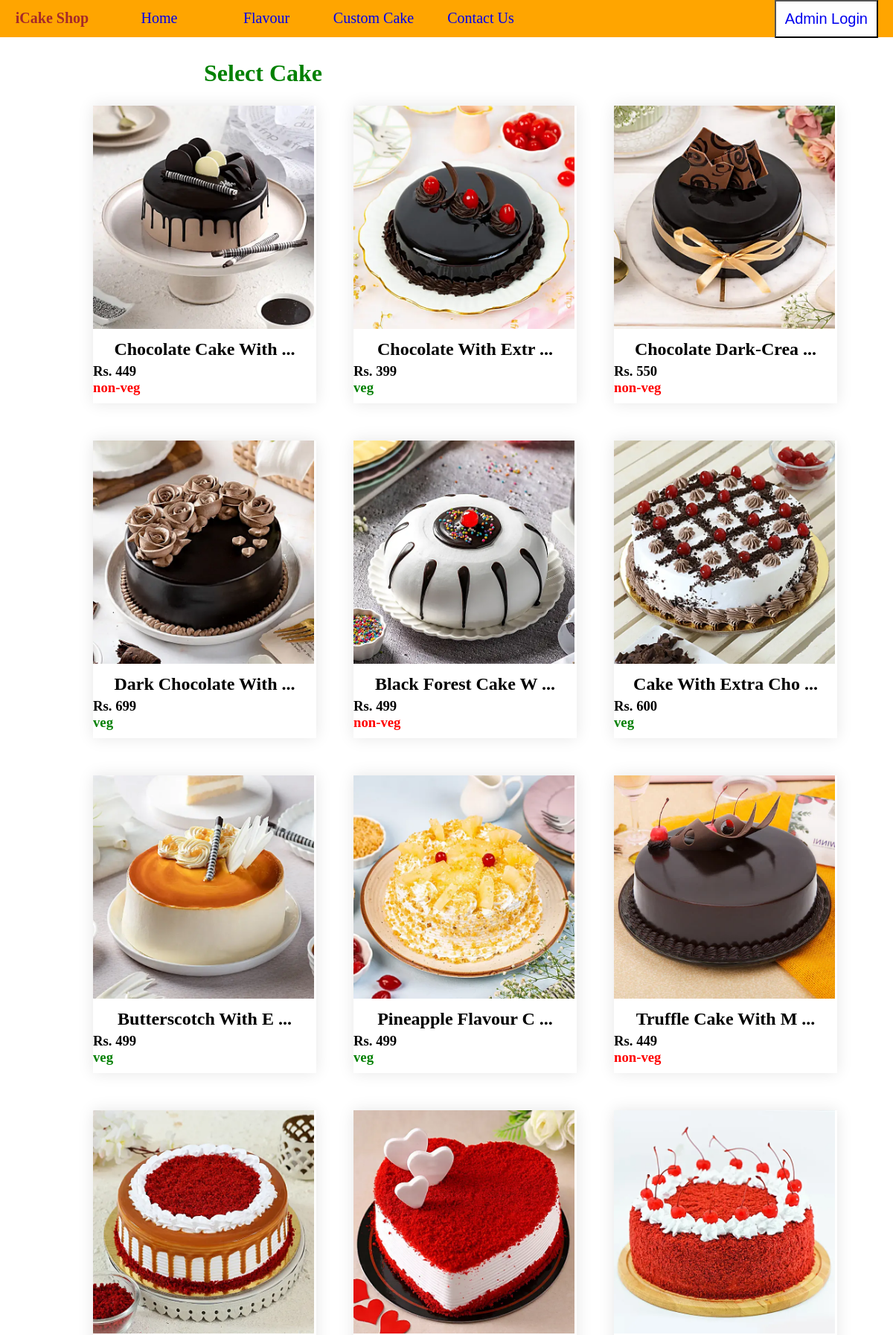
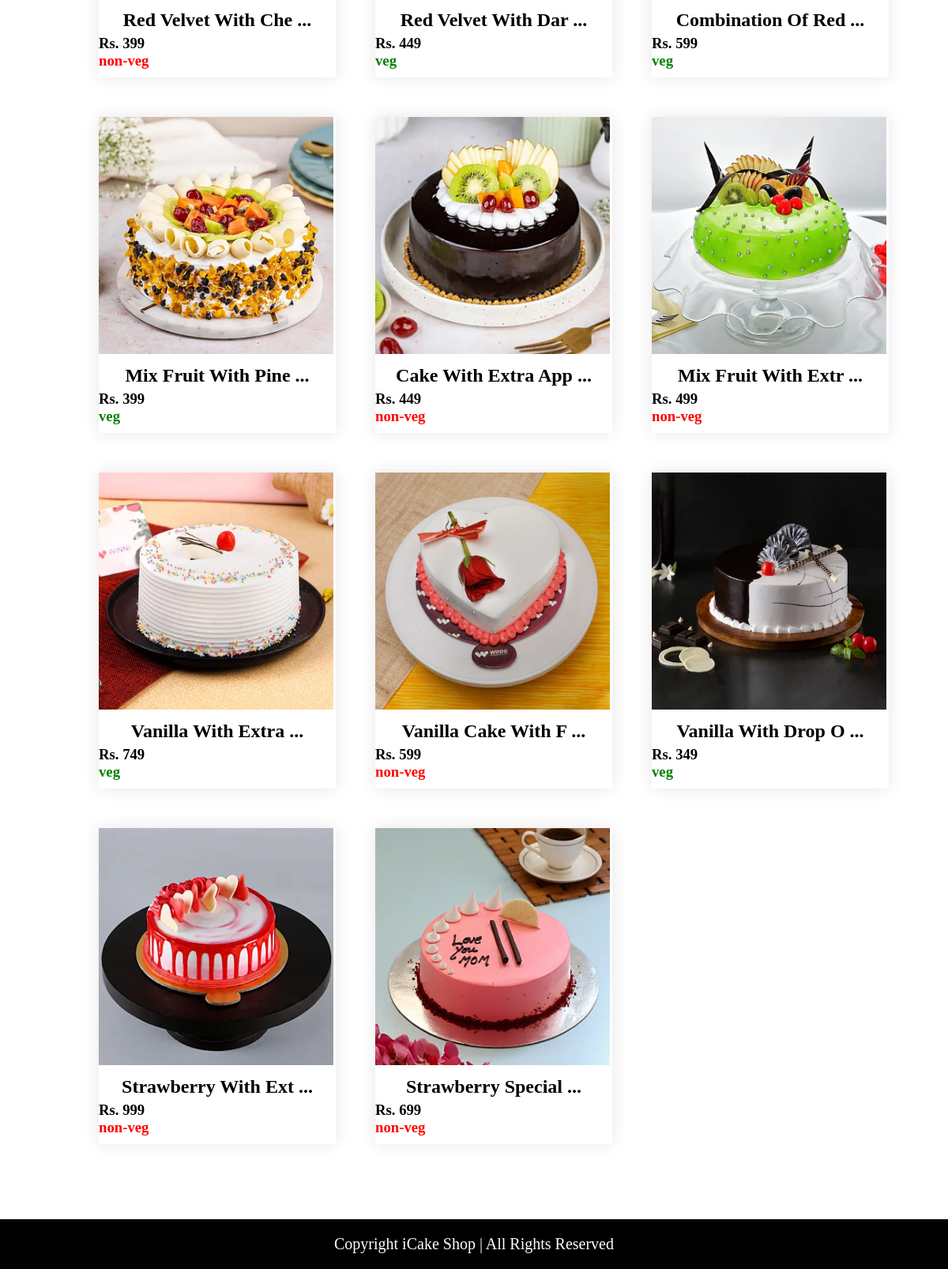
/flavour1.php?rs=999, run on the app's committed database (2 pictures, top to bottom).
### tables this page shows
CREATE TABLE `cakedetail` (
  `cake_id` int(3) NOT NULL,
  `description` varchar(100) NOT NULL,
  `flavour` varchar(20) NOT NULL,
  `flavour_id` int(11) NOT NULL,
  `color` varchar(20) NOT NULL,
  `half_price` int(10) NOT NULL,
  `onekg_price` int(10) NOT NULL,
  `twokg_price` int(10) NOT NULL,
  `veg` varchar(20) NOT NULL
);

CREATE TABLE `flavour` (
  `flavour_id` int(11) NOT NULL,
  `flavour` varchar(20) NOT NULL
);

### flavour1.php (the view, shortened to what this page needs)
<!DOCTYPE html>
<html lang="en">
<head>
</head>
<body>
    <?php include "nav.php";
   ?>
    <div class="container1">
        <h1 class="h1">Select Cake</h1>
        <div class="most">
        <?php
            $rs=$_GET['rs'];
            for($i=1;$i<=9;$i++){
            $sql="SELECT * FROM `flavour` WHERE `flavour_id`='$i'";
            $result=mysqli_query($connect,$sql);
            $row=mysqli_fetch_assoc($result);
            $name=$row['flavour'];
            if($rs==1999){
                $sql1="SELECT * FROM `cakedetail` WHERE `half_price`>='$rs' AND `flavour`='$name' ";
            }
            else{
                $sql1="SELECT * FROM `cakedetail` WHERE `half_price`<='$rs' AND `flavour`='$name' ";
            }
            $result1=mysqli_query($connect,$sql1);
            $in=0;
            while($row1=mysqli_fetch_assoc($result1)){
                $in=$in+1;
                $cakeid=$row1['cake_id'];
                $desc=substr($row1['description'],0,19);
                if($row1['veg']=="veg"){
                    $class="green";
                }
                else{
                    $class="red";
                }
                echo '
            <div class="first">
                <a href="order.php?cakeid='. $cakeid.' && imagenumber='.$in.' "><img src="image/'.$row['flavour'].'/'.$row['flavour'].''.$in.'.webp" alt="" class="min_img" ></a>
                <h1 class="cname">'.$desc.' ...</h1>
                <h3 class="ccname">Rs. '.$row1['half_price'].' </h3>
                <h3 class="'.$class.'">'.$row1['veg'].' </h3>
            </div>';
            }
            }
        ?>
        </div>
    </div>
<footer>
    <p>Copyright iCake Shop | All Rights Reserved</p>
</footer>
</body>
</html>

### flavour1.php (style rules this page uses)
* { margin: 0; padding: 0; box-sizing: border-box; }
.h1 { margin-top: 30px; color:green; margin-left:274px; }
.most { display: grid; width: 1000px; margin: auto auto; grid-template-columns: repeat(3, 2fr); }
.most div { margin: 25px; width: 300px; height: 400px; }
.first { transition: transform 0.5s; box-shadow: 0 0 20px 0px rgba(0,0,0,0.1); }
.min_img { width: 297px; height: 300px; }
footer { background-color: black; color: white; margin-top: 70px; padding: 20px; font-size: 20px; text-align: center; }
.cname { font-size:24px; text-align:center; margin-top:10px; }
.ccname { margin-top:5px; }
.green { color:green; }
.red { color:red; }

### nav.php (style rules this page uses)
* { margin: 0; padding: 0; box-sizing: border-box; }
html { scroll-behavior:smooth; }
a:link { background-color: transparent; text-decoration: none; }

### data on the page
cakedetail: flavour.flavour (picture), description "Chocolate Cake With", half_price "449", veg "non-veg"
cakedetail: flavour.flavour (picture), description "Chocolate With Extr", half_price "399", veg "veg"
cakedetail: flavour.flavour (picture), description "Chocolate Dark-Crea", half_price "550", veg "non-veg"
cakedetail: flavour.flavour (picture), description "Dark Chocolate With", half_price "699", veg "veg"
cakedetail: flavour.flavour (picture), description "Black Forest Cake W", half_price "499", veg "non-veg"
cakedetail: flavour.flavour (picture), description "Cake With Extra Cho", half_price "600", veg "veg"
cakedetail: flavour.flavour (picture), description "Butterscotch With E", half_price "499", veg "veg"
cakedetail: flavour.flavour (picture), description "Pineapple Flavour C", half_price "499", veg "veg"
cakedetail: flavour.flavour (picture), description "Truffle Cake With M", half_price "449", veg "non-veg"
cakedetail: flavour.flavour (picture), description "Red Velvet With Che", half_price "399", veg "non-veg"
cakedetail: flavour.flavour (picture), description "Red Velvet With Dar", half_price "449", veg "veg"
cakedetail: flavour.flavour (picture), description "Combination Of Red", half_price "599", veg "veg"
cakedetail: flavour.flavour (picture), description "Mix Fruit With Pine", half_price "399", veg "veg"
cakedetail: flavour.flavour (picture), description "Cake With Extra App", half_price "449", veg "non-veg"
cakedetail: flavour.flavour (picture), description "Mix Fruit With Extr", half_price "499", veg "non-veg"
cakedetail: flavour.flavour (picture), description "Vanilla With Extra", half_price "749", veg "veg"
cakedetail: flavour.flavour (picture), description "Vanilla Cake With F", half_price "599", veg "non-veg"
cakedetail: flavour.flavour (picture), description "Vanilla With Drop O", half_price "349", veg "veg"
cakedetail: flavour.flavour (picture), description "Strawberry With Ext", half_price "999", veg "non-veg"
cakedetail: flavour.flavour (picture), description "Strawberry Special", half_price "699", veg "non-veg"
